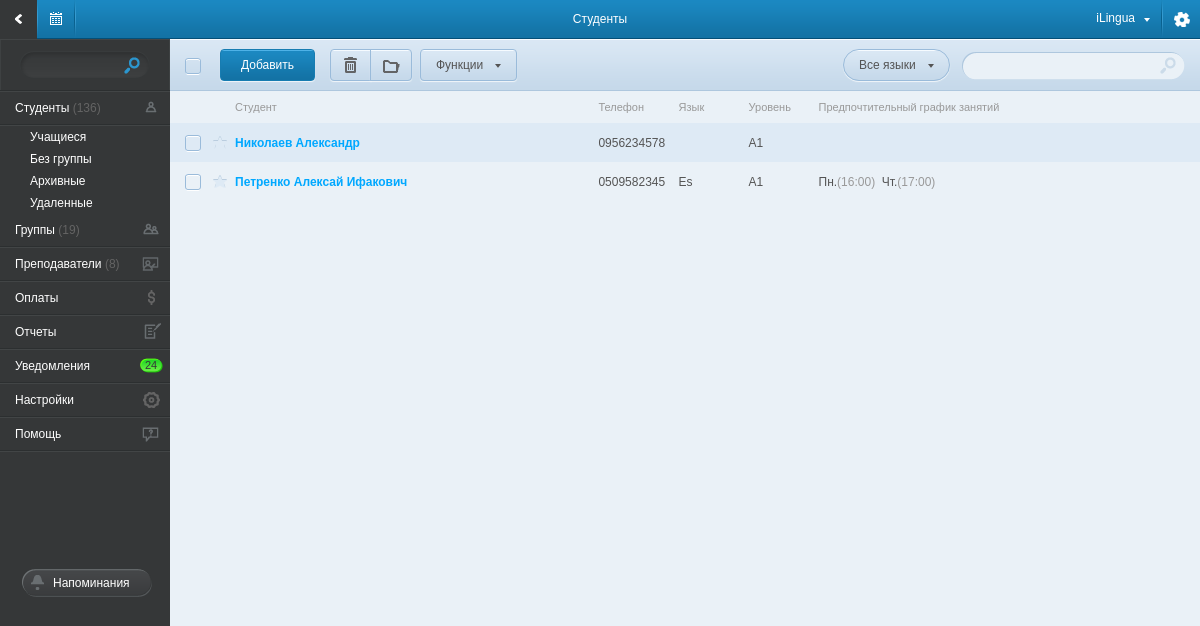
Screenshot of /students/without_group/ with the database file from the repository.
### tables this page shows
CREATE TABLE IF NOT EXISTS `student` (
  `id` int(6) NOT NULL auto_increment,
  `fio` varchar(255) NOT NULL,
  `fio_name` varchar(150) NOT NULL,
  `fio_sname` varchar(150) NOT NULL,
  `fio_mname` varchar(150) NOT NULL,
  `mail` varchar(50) default NULL,
  `phone` varchar(50) NOT NULL,
  `address` varchar(255) default NULL,
  `birthday` timestamp NULL default '0000-00-00 00:00:00',
  `status` int(3) default NULL,
  `comment` text,
  `business_info` varchar(255) default NULL,
  `from_know` varchar(150) default NULL,
  `discount` int(2) default NULL,
  `date` timestamp NOT NULL default '0000-00-00 00:00:00',
  `status_id` int(5) default NULL,
  `test_lesson` timestamp NULL default '0000-00-00 00:00:00',
  `info_obj` text,
  `star` varchar(3) NOT NULL default 'off',
  `delete` varchar(15) NOT NULL default 'live',
  PRIMARY KEY  (`id`)
);

### application/controllers/main.php (called while the page is built, shortened)
<?php if ( ! defined('BASEPATH')) exit('No direct script access allowed');
class main extends CI_Controller{
    function __construct() {
        $this->load->database();
        $this->load->model('list_model',    'list');
        $this->load->model('student_model', 'student');
        $this->load->model('group_model',   'group');
        $this->load->model('payment_model', 'payment');
        $this->load->model('teacher_model', 'teacher');
        $this->load->model('schedule_model','schedule');
        $this->load->helper('valid_data');
        $this->load->helper('date_convert');
        $this->load->helper('student');
        $this->load->helper('other');
    }
    function students( $param = 'live', $status = 1 ){
        $menu_data['student_status']    = $this->list->get_student_status();
        $st_data['status_list']         = $menu_data['student_status'];
        $st_data['lang_list']           = $this->list->get_lang();
        if( $param == 'status' ){
            $st_data['students_list']       = $this->student->get_students_for_status($status);
            $main_data_ar['right_content']  = $this->load->view('page/students_without_group_view', $st_data, TRUE);
        }
        elseif( $param == 'without_group'){
            $st_data['students_list']       = $this->student->get_students_without_group();
            $main_data_ar['right_content']  = $this->load->view('page/students_without_group_view', $st_data, TRUE);
        }
        elseif( $param == 'delete' ){
            $st_data['students_list']       = $this->student->get_del_student();
            $main_data_ar['right_content']  = $this->load->view('page/students_without_group_view', $st_data, TRUE);
        }
        else{
            $st_data['students_list']       = $this->student->get_students_with_lang_group( $param );
            $main_data_ar['right_content']  = $this->load->view('page/students_view', $st_data, TRUE);
        }
        $main_data_ar['title']          = 'Студенты';
        $menu_data['is_students']       = TRUE;
        $main_data_ar['left_menu']      = $this->load->view('component/left_menu_view', $menu_data, TRUE);
        $this->load->view('main_view', $main_data_ar );
    }
}

### index.php (called while the page is built, shortened)
<?php
require_once BASEPATH.'core/CodeIgniter.php';

### application/models/student_model.php (called while the page is built, shortened)
<?php if ( ! defined('BASEPATH')) exit('No direct script access allowed');
class student_model extends CI_Model{
    function get_students_without_group(){
       $query = $this->db->query("  SELECT * FROM `student`
                                    WHERE
                                        `id` NOT IN (SELECT `student_id` FROM `student_school_groups`)
                                        AND
                                        `delete` = 'live' ");
       foreach ( $query->result_array() as $row )
            $return_ar[] = $row;
        return $return_ar;
    }
}

### application/views/page/students_without_group_view.php (the view, shortened to what this page needs)
<div id="right_content">
    <div id="fix_space">
        <div id="fix_top_menu">
            <div id="content_top_block">
                <div id="group_top_block">
                    <div id="check_all_block">
                    </div>
                    <a href="/add_student/" class="top_left_btn_action" style="left:50px;">Добавить</a>
                    <a href="javascript:void(0)" class="top_left_btn top_left_btn_left top_left_btn_del"        style="left:160px;"
                       onclick="del_students('delete')">
                        <div></div>
                    </a>
                    <a href="javascript:void(0)" class="top_left_btn top_left_btn_right top_left_btn_catalog"   style="left:200px;"
                       onclick="del_students('arhive')">
                        <div></div>
                    </a>
                    <a href="javascript:void(0)" class="top_left_btn top_left_btn_list show_slide_list" style="left:250px; width: 80px; position:absolute;">
                        <div>Функции</div>
                    </a>
                    <a href="javascript:void(0)" class="top_left_btn top_left_btn_list show_slide_list lang_filter" style="right:250px; width: 90px; position:absolute;">
                        <div class="jq_lang_filter_title">Все языки</div>
                    </a>
                    <div class="filter_group_top">
                        <input type="text" name="group_filter" id="group_filter" class="jq_st_search" />
                    </div>
                </div>
            </div>
        </div>
    </div>
    <table class="group_tbl ">
        <tr class="group_first_tr">
            <td style="width: 35px;"></td>
            <td style="width: 30px;"></td>
            <td>Студент</td>
            <td style="width: 50px;">Телефон</td>
            <td style="width: 70px;">Язык</td>
            <td style="width: 70px;">Уровень</td>
            <td>Предпочтительный график занятий</td>
        </tr>
        <?
        if ($students_list != NULL):
            foreach ($students_list as $student_ar):
                $info_obj = unserialize($student_ar['info_obj']);
                ?>
                <tr  class="jq_student_str">
                    <td>
                    </td>
                    <td class="group_tbl_star">
                    </td>
                    <td><a href="/student_cart/<?= $student_ar['id'] ?>/"><?= $student_ar['fio'] ?></a></td>
                    <td><?= $student_ar['phone'] ?>&nbsp;&nbsp;&nbsp;&nbsp;</td>
                    <td><? if (is_object($info_obj)) echo $info_obj->prefer_lang ?></td>
                    <td>A1</td>
                    <td><? if (is_object($info_obj)) echo get_schedule_str($info_obj->schedule_ar) ?></td>
                </tr>
                <?
            endforeach;
        else:
            ?>
            <tr>
                <td colspan="8" style="text-align: center;"> В данной категории нет записей </td>
            </tr>
        <? endif; ?>
    </table>
</div>

### application/helpers/student_helper.php (shortened to what this page needs)
<?php if ( ! defined('BASEPATH')) exit('No direct script access allowed');
function get_schedule_str( $schadule_ar ){
    $day_ar = array('Пн.','Вт.','Ср.','Чт.','Пт.','Сб.','Вс.');
    $str = '';
    if( $schadule_ar != NULL ){
        foreach ( $schadule_ar as $day => $time ){
            $time = preg_replace("#(\d{2}:\d{2}):\d{2}#i", "$1", $time);
            $str .= $day_ar[ $day-1 ].'<span>('.$time.')</span>&nbsp;&nbsp;';
        }
    }
    return $str;
}

### css/main.css (style rules this page uses)
body { font-family: Arial,Helvetica,Garuda,sans-serif; font-size: 12px; background-color: #b0b7ba; }
#left_menu, #right_content { display: table-cell; }
#right_content { vertical-align: top; }
#fix_space { height: 52px; }
#content_top_block { background-image: url('/img/bg_center_top_block.png'); height: 52px; position: relative; }
#group_top_block { height: 52px; position: relative; }
#group_top_block div { position: absolute; }
#check_all_block, #check_all_star { width: 20px; height: 20px; left: 0px; top: 18px; }
a.top_left_btn { display: block; position: absolute; width:40px; height: 30px; top: 10px; background-image: url(/img/btn_top_left.png); border: #9abbda solid 1px; border-radius: 4px; box-shadow: 0px 1px 1px #f1f6fa; }
a.top_left_btn_left { border-radius: 4px 0px 0px 4px; }
a.top_left_btn_right { border-radius: 0px 4px 4px 0px; }
a.top_left_btn div { width: inherit; height:inherit; background-image: url(/img/top_pic.png); background-repeat: no-repeat; }
a.top_left_btn_del div { background-position: -37px -58px; }
a.top_left_btn_catalog div { background-position: -4px -58px; }
a.top_left_btn_list { padding-left: 15px; }
a.top_left_btn_list div { background-image: url(/img/top_list_row.png); background-position: right 14px; line-height: 30px; color:#545454; }
a.top_left_btn_action { display: inline-block; position: absolute; top: 10px; height: 30px; line-height: 30px; padding: 0px 20px; color: #fff; background-image: url(/img/btn_top_left_action.png); border: #177cb1 solid 1px; border-radius: 4px; box-shadow: 0px 1px 1px #f1f6fa; }
.lang_filter { border-radius: 20px !important; }
.filter_group_top { background-image: url('/img/filter_group_top.png'); width: 224px; height: 29px; right: 15px; top: 12px; }
.filter_group_top input { position: absolute; width: 180px; height: 16px; left:10px; top: 6px; background: none; border: none; color:#a1a1a1; }
.group_tbl, .memo_tbl { width: 100%; border-collapse: collapse; }
.group_tbl .group_first_tr, .memo_tbl .group_first_tr { color: #999999 !important; background-image: none !important; }
.group_tbl .group_first_tr td, .memo_tbl .group_first_tr td { height: auto !important; line-height: normal !important; padding: 10px 0px 10px 0px; font-size: 11px; font-weight: normal !important; color: #999999 !important; }
.group_tbl td, .memo_tbl td { height: 39px; vertical-align: middle; color: #545454; }
.group_tbl td span, .memo_tbl td span { color: #999999; }
.group_tbl td a, .memo_tbl td a { color: #00a8ff; text-decoration: none; font-weight: bold; }
a { font-size: 12px; color: #00a8ff; text-decoration: none; font-weight: normal; }

### rows the page displays
student: fio "Николаев Александр", phone "0956234578"
student: fio "Петренко Алексай Ифакович", phone "0509582345", prefer_lang "Es", day "Пн.", time "16:00", day "Чт.", time "17:00"

### other values shown
$title "Студенты"
